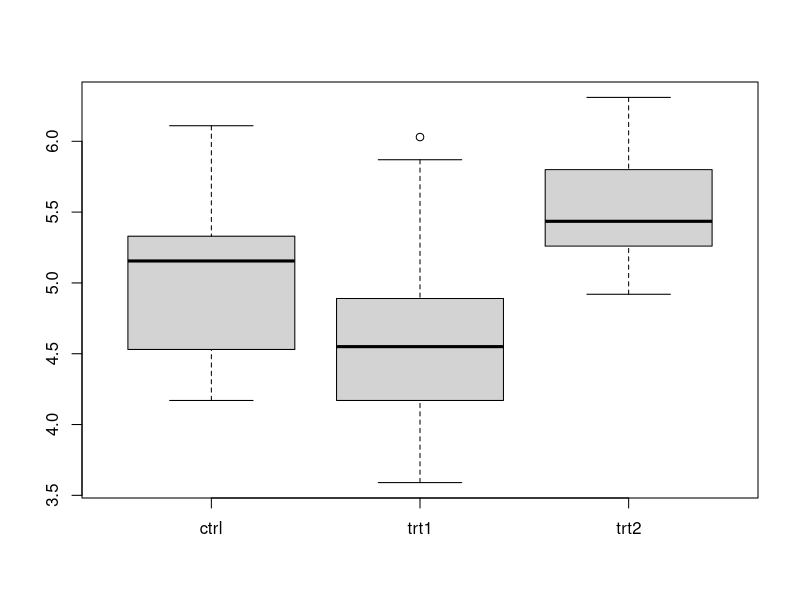

Here is the R script that generated this plot:
## ---- chunk 1
library(knitr)
opts_chunk$set(fig.align="center", fig.height=4, fig.width=4)
## ---- chunk 2
plants <- unstack(PlantGrowth)
plants
## ---- chunk 3
boxplot(plants)
## ---- chunk 4
# R code goes here.
## ---- chunk 5
head(cars)
## ---- chunk 6
# R code goes here.
## ---- chunk 7
library(MASS) # load the MASS library to make the data set available
head(cabbages)
## ---- chunk 8
# R code goes here.
## ---- chunk 9
# R code goes here.
